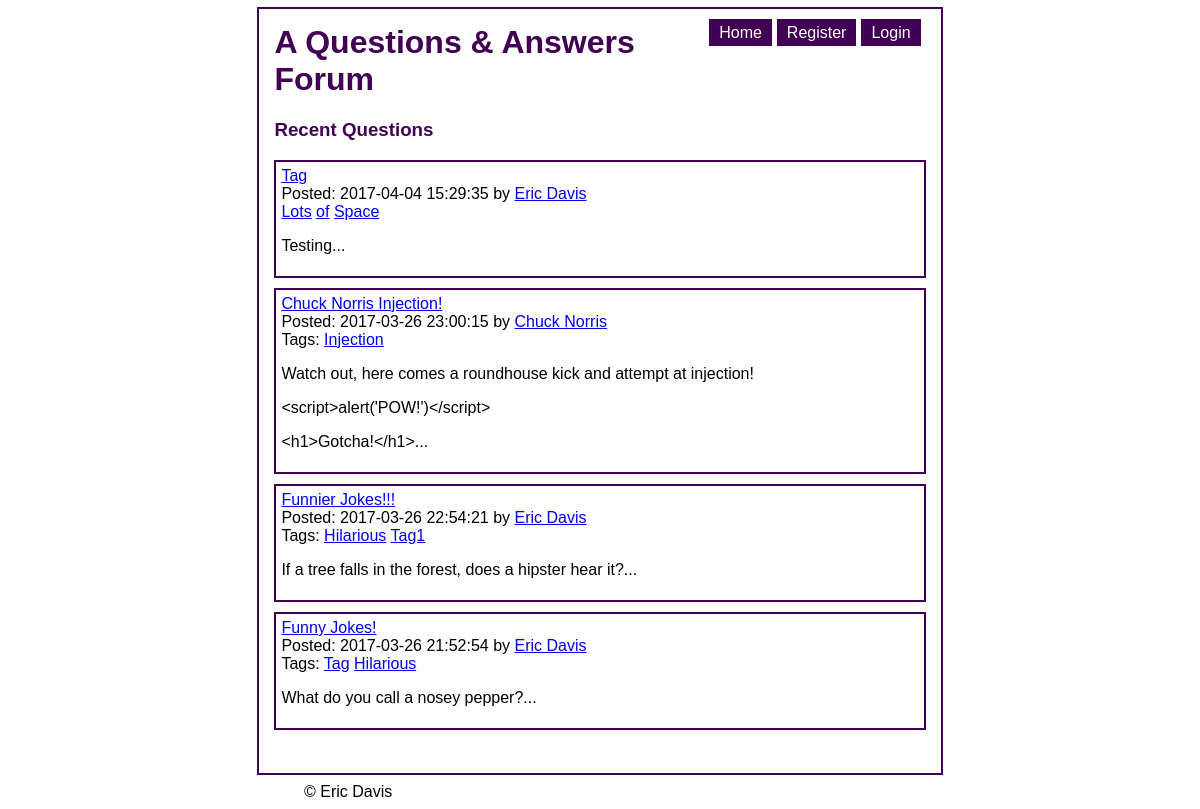
The page /index on the database as committed earlier.
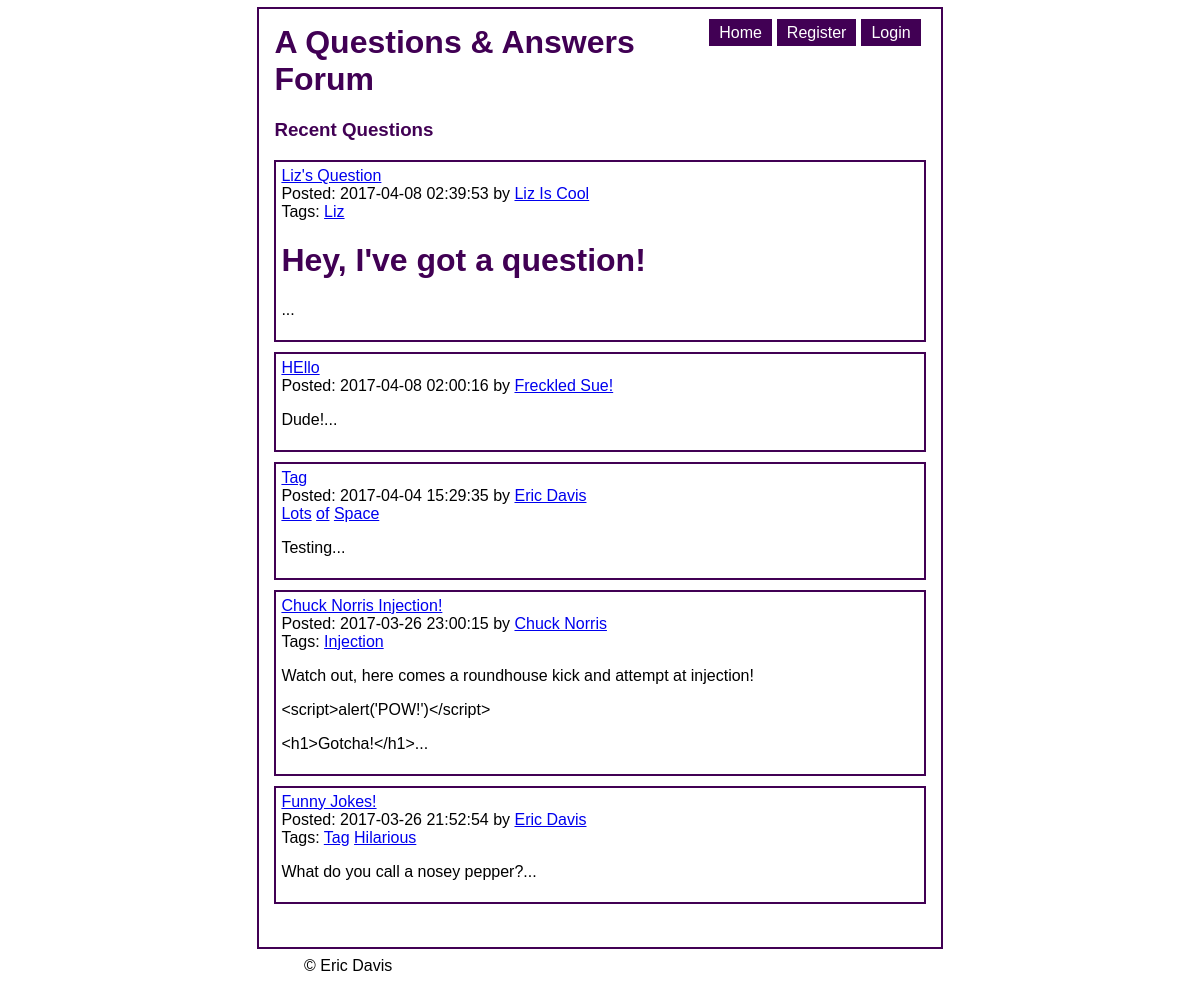
The same page on the database as committed later.
### tables this page shows
CREATE TABLE Questions (QuestionID INTEGER PRIMARY KEY AUTOINCREMENT NOT NULL, Date DATE NOT NULL, Title TEXT NOT NULL, Content TEXT NOT NULL, Tags TEXT, UserID INTEGER REFERENCES Users (UserID) NOT NULL);

CREATE TABLE Users (UserID INTEGER PRIMARY KEY AUTOINCREMENT NOT NULL UNIQUE, FirstName TEXT NOT NULL, LastName TEXT NOT NULL, Email TEXT NOT NULL, Password TEXT NOT NULL);

### controllers/questions.inc (called while the page is built, shortened)
<?php
include_once "include/util.inc";
include_once 'models/User.inc';
include_once 'models/Question.inc';
function get_questions($params) {
    $questions = Question::retrieveRecentQuestions();
    renderTemplate(
        "views/recent_questions_view.inc",
        array(
            'title' => 'A Questions & Answers Forum',
            'subtitle' => 'Recent Questions',
            'questions' => $questions,
            'newQuestionButtonText' => '[Post New Question]'
        )
    );
}

### controllers/index.inc (called while the page is built)
<?php
include_once "include/util.inc";
include_once "controllers/questions.inc";
function get_index($params) {
    get_questions($params);
}

### models/Question.inc (called while the page is built, shortened)
<?php
require_once 'models/Model.inc';
class Question extends Model {
    private $date;
    private $title;
    private $content;
    private $tags;
    private $userId;
    public function getDate() {
        return $this->date;
    }
    public function setDate($date) {
        $this->date = $date;
    }
    public function getTitle() {
        return $this->title;
    }
    public function setTitle($title) {
        $this->title = $title;
    }
    public function getContent() {
        return $this->content;
    }
    public function setContent($content) {
        $this->content = $content;
    }
    public function getTags() {
        return $this->tags;
    }
    public function setTags($tags) {
        $this->tags = $tags;
    }
    public function getUserId() {
        return $this->userId;
    }
    public function setUserId($id) {
        $this->userId = $id;
    }
    public static function retrieveRecentQuestions($limit = 5) {
        $db = Db::getDb();
        $st = $db -> prepare('SELECT * FROM Questions ORDER BY Date DESC LIMIT :limit');
        $st->bindParam(':limit', $limit);
        $st -> execute();
        $rows = $st -> fetchAll(PDO::FETCH_ASSOC);
        return self::makeQuestionsFromRows($rows);
    }
    private static function makeQuestionFromRow($row) {
        $question = new Question($row['QuestionID'], $row['Date'], $row['Title'], $row['Content'], $row['Tags'], $row['UserID']);
        return $question;
    }
    private static function makeQuestionsFromRows($rows) {
        $result = array();
        foreach ($rows as $row) {
            $result[] = self::makeQuestionFromRow($row);
        }
        return $result;
    }
}

### models/Model.inc (called while the page is built, shortened)
<?php
include_once 'include/util.inc';
class Model {
    protected $id;
    public function getId() {
        return $this -> id;
    }
    public function setId($id) {
        $this -> id = $id;
        return $this;
    }
}

### models/User.inc (called while the page is built, shortened)
<?php
require_once 'models/Model.inc';
class User extends Model {
    private $firstName;
    private $lastName;
    public function getFirstName() {
        return $this->firstName;
    }
    public function setFirstName($name) {
        $this->firstName = $name;
    }
    public function getLastName() {
        return $this->lastName;
    }
    public function setLastName($name) {
        $this->lastName = $name;
    }
    public static function getFullName($id) {
        $user = self::retrieveUserById($id);
        if ($user) {
            return $user->getFirstName() . " " . $user->getLastName();
        }
        return false;
    }
    public static function retrieveUserById($id) {
        $db = Db::getDb();
        $sql = "SELECT * FROM Users WHERE UserID = :id";
        $statement = $db -> prepare($sql);
        $statement -> bindParam(':id', $id);
        $statement -> execute();
        $row = $statement->fetch(PDO::FETCH_ASSOC);
        return self::makeUserFromRow($row);
    }
    public static function makeUserFromRow($row) {
        $user = new User($row['UserID'], $row['FirstName'], $row['LastName'], $row['Email'], $row['Password']);
        return $user;
    }
}

### views/cache_recent_questions_view.inc (the view, shortened to what this page needs)
<?php include_once 'include/util.inc' ?>
<!DOCTYPE html>
<html>
    <head>
        <link rel="stylesheet" href="/lab/lab3/css/style.css" />
    </head>
    <body>
        <div id="content-wrapper">
            <div id="nav">
                <ul>
                    <?php if (isLoggedIn()) : ?>
                    <li><a href="/lab/lab3/logout">Logout</a></li>
                        <?php  if (Authenticator::instance() -> can('admin_page')) : ?>
                        <li><a href="/lab/lab3/admin">Administrator</a></li>
                        <?php  endif; ?>
                    <li><a href="/lab/lab3/user/view_user/<?php echo(safeParam($_SESSION, 'UserID', false)); ?>">My Profile</a></li>
                    <?php  else : ?>
                    <li><a href="/lab/lab3/login">Login</a></li>
                    <li><a href="/lab/lab3/user/register">Register</a></li>
                    <?php  endif; ?>
                    <li><a href="/lab/lab3/index">Home</a></li>
                </ul>
            </div>
<h1> <?php echo( isset($title) ? $title : '' ); ?></h1>
<h3><?php echo( isset($subtitle) ? $subtitle : '' ); ?></h3>
<?php  foreach ($questions as $question): ?>
    <div class="question">
    <a href="/lab/lab3/questions/view_question/<?php echo($question->getId()); ?>"> <?php echo( $question->getTitle() ); ?></a>
    <br />
    Posted: <?php echo( $question->getDate() ); ?> by <a href="/lab/lab3/user/view_user/<?php echo( $question->getUserId() ); ?>"><?php echo( User::getFullName($question->getUserId()) ); ?></a>
    <br />
    <span>
<?php
    $tags = explode(' ', $question->getTags());
    if ($tags[0]) {
        echo "Tags:";
    }
    foreach($tags as $tag) :
?>
    <a href="/lab/lab3/tag/view_questions/<?php echo( $tag ); ?>"><?php echo( $tag ); ?></a>
<?php   endforeach; ?>
</span>
    <p class="question-content"> <?php echo( markdown(html_entity_decode(substr($question->getContent(), 0, 240)."...")) ); ?></p>
</div>
<?php  endforeach; ?>
<br />
</div>
<footer>
    &copy; Eric Davis
</footer>
</body>
</html>

### include/util.inc (shortened to what this page needs)
<?php
function markdown($str) {
    $str = htmlspecialchars(ltrim($str),ENT_QUOTES);
    $str = preg_replace('/\*\*(.+)\*\*/u', '<b>$1</b>', $str);
    $str = preg_replace('/\*([^\*]+)\*/u', '<i>$1</i>', $str);
    $str = preg_replace('/#### ([^\n]*)\n/', "<h4>$1</h4>\n", $str);
    $str = preg_replace('/### ([^\n]*)\n/', "<h3>$1</h3>\n", $str);
    $str = preg_replace('/## ([^\n]*)\n/', "<h2>$1</h2>\n", $str);
    $str = preg_replace('/# ([^\n]*)\n/', "<h1>$1</h1>\n", $str);
    $str = preg_replace('/\[([^\]]+)\]\(([^\)]+)\)/', '<a href=\'$2\'>$1</a>', $str);
    $str = preg_replace('/([^\n\r]{2,})(?:(\r\n){2,}|\r{2,}|\n{2,}|$)/u', "<p>$1</p>\n\n", $str);
    return $str;
}
function isLoggedIn() {
    return false;
}
function __cacheName($view) {
    $cachePath = explode('/', $view);
    $idx = sizeof($cachePath) - 1;
    $cachePath[$idx] = 'cache_' . $cachePath[$idx];
    return implode('/', $cachePath);
}
function renderTemplate($view, $params) {
    $cacheName = __cacheName($view);
    if (file_exists($cacheName) && (filemtime($cacheName) >= filemtime($view))) {
        $contents = file_get_contents($cacheName);
    }
    extract($params);
    eval("?>" . $contents);
    $result = ob_get_contents();
    echo $result;
}
?>

### urlrouter.php (shortened to what this page needs)
<?php
function routeUrl() {
    $method = $_SERVER['REQUEST_METHOD'];
    $requestURI = explode('/', $_SERVER['REQUEST_URI']);
    $scriptName = explode('/', $_SERVER['SCRIPT_NAME']);
    for ($i = 0; $i < sizeof($scriptName); $i++) {
        if (strtolower($requestURI[$i]) == strtolower($scriptName[$i])) {
            unset($requestURI[$i]);
        }
    }
    $command = array_values($requestURI);
    $controller = 'controllers/' . $command[0] . '.inc';
    $func = strtolower($method) . '_' . (isset($command[1]) ? $command[1] : 'index');
    $params = array_slice($command, 2);
    if (file_exists($controller)) {
        if (function_exists($func)) {
            $func($params);
            exit();
        }
        else {
            die("Command '$func' doesn't exist.");
        }
    } else {
        die("Controller '$controller' doesn't exist.");
    }
}
routeUrl();

### css/style.css (style rules this page uses)
body { font-family: helvetica, arial; }
.question { border: 2px solid #410054; margin-bottom: 10px; padding: 5px; }
.question-content { background-color: #eaeaea; }
#content-wrapper { width: 55%; margin-left: auto; margin-right: auto; margin-top: 2%; outline: 2px solid #410054; outline-offset: 15px; }
h1, h2, h3 { color: #410054; }
footer { width: 50%; margin-left: auto; margin-right: auto; margin-top: 25px; }
#nav li { border-right: 5px solid #ffffff; display: inline; float: right; text-align: center; }
#nav a { background-color: #410054; color: white; padding: 5px 10px 5px 10px; text-decoration: none; }

Rows that differ between the two databases and show on the page:
removed questions: Title "Funnier Jokes!!!", Date "2017-03-26 22:54:21", UserID.LastName "Eric Davis", shows "Tags:", Tags "Hilarious", Tags "Tag1", str "If a tree falls in the forest, does a hipster hear it?...", shown under "Recent Questions"
added questions: Title "Liz's Question", Date "2017-04-08 02:39:53", UserID.LastName "Liz Is Cool", shows "Tags:", Tags "Liz", str "Hey, I've got a question! ..."
added questions: Title "HEllo", Date "2017-04-08 02:00:16", UserID.LastName "Freckled Sue!", str "Dude!...", shown under "Recent Questions"
